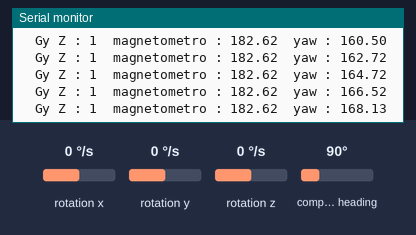
The sketch below on a simulated Arduino Uno, built with avr-gcc and run on an emulated ATmega328P. Parts: the last lines printed to the serial monitor. Wiring (inferred from the names in the program): HMC5883L compass at I2C address 0x1E; ADXL345 accelerometer at I2C address 0x53; ITG-3200 gyroscope at I2C address 0x68. Inputs (shaded band) come from the test bench; at power-on: rotation z 0 °/s, rotation x 0 °/s, rotation y 0 °/s, compass heading 90°.

Above: at 1.2 s.
1.3 s: rotation z set to -2 °/s
At 1.34 s:
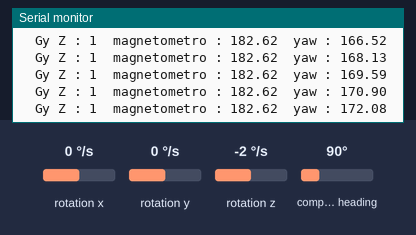
4.3 s: rotation z set to -192 °/s
At 4.3 s:
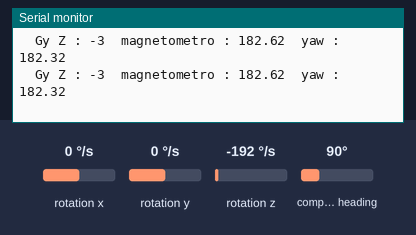
7.3 s: rotation z set to 0 °/s
At 7.32 s:
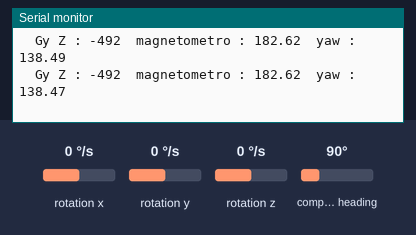
10.3 s: rotation z set to -100 °/s
At 10.44 s:
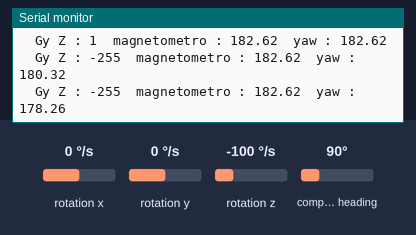
13.3 s: rotation z set to 4 °/s
At 13.3 s:
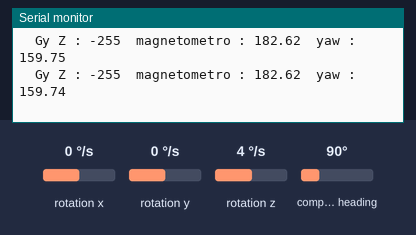
16.3 s: rotation z set to 100 °/s
At 16.33 s:
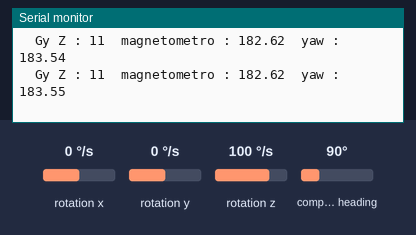
Timing chart, 0 to 19.3 s (numbered marks = the images above; inputs shaded):
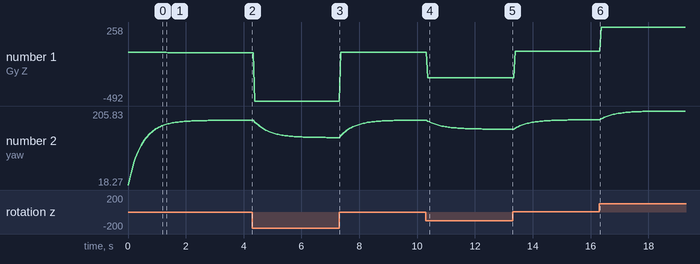

Measured:
- after the input at 10.3 s, the serial monitor: prints a new line after 0.07 s (image 4)
- plotted number 1: 1 → -3 after the input at 1.3 s, -3 → -492 after the input at 4.3 s, -492 → 1 after the input at 7.3 s, 1 → -255 after the input at 10.3 s, -255 → 11 after the input at 13.3 s
- plotted number 2: 170.9 → 182.32 after the input at 1.3 s, 182.32 → 138.49 after the input at 4.3 s, 138.49 → 182.61 after the input at 7.3 s, 182.61 → 159.74 after the input at 10.3 s, 159.74 → 183.54 after the input at 13.3 s

The sketch:

tesis_prueba_filtrocomplementario_Magnetometro.ino
```cpp
//From http://www.varesano.net//
#include <Wire.h> // I2C library, gyroscope
#include <HMC5883L.h>
// Store our compass as a variable.
HMC5883L compass;
// Record any errors that may occur in the compass.
// Gyroscope ITG3200
#define GYRO 0x68 //  when AD0 is connected to GND ,gyro address is 0x68.
//#define GYRO 0x69  // when AD0 is connected to VCC ,gyro address is 0x69
#define G_SMPLRT_DIV 0x15
#define G_DLPF_FS 0x16
#define G_INT_CFG 0x17
#define G_PWR_MGM 0x3E
#define G_TO_READ 8 // 2 bytes for each axis x, y, z
// offsets are chip specific.
//**************Acelerometro
#define ACC (0xA7>>1)    //ADXL345 ACC address
#define A_TO_READ (6)        //num of bytes we are going to read each time (two bytes for each axis)

float den_x,den_y,den_z;
int hx,hy,hz;
int acc[3];
int error;
float ang_x; //rho
float ang_y; //phi
float ang_z; //tetha
//**************

int g_offx = 64; //120
int g_offy = 34; //20
int g_offz = 8; //93
int hxx, hyy, hzz, turetemp;
int prev_hx, prev_hy, prev_hz;
float roll,pitch, yaw; //x,y,z
int roll2,pitch2, yaw2; //x,y,z
//initializes the gyroscope
float Angle[2];
float head;
//**************Acelerometro

void initAcc() {
//Turning on the ADXL345
writeTo(ACC, 0x2D, 1<<3);
writeTo(ACC, 0x31, 0x0B);
writeTo(ACC, 0x2C, 0x09);
//by default the device is in +-2g range reading
}
void getAccelerometerData(int * result) {
int regAddress = 0x32;    //first axis-acceleration-data register on the ADXL345
byte buff[A_TO_READ];
readFrom(ACC, regAddress, A_TO_READ, buff); //read the acceleration data from the ADXL345
//each axis reading comes in 10 bit resolution, ie 2 bytes.  Least Significat Byte first!!
//thus we are converting both bytes in to one int
result[0] = (((int)buff[1]) << 8) | buff[0];
result[1] = (((int)buff[3])<< 8) | buff[2];
result[2] = (((int)buff[5]) << 8) | buff[4];
}

//**************
// Declaración de variables para muestras de la velocidad
unsigned long time=0;
int sampleTime=100;


void initGyro()
{
 writeTo(GYRO, G_PWR_MGM, 0x00);
 writeTo(GYRO, G_SMPLRT_DIV, 0x07); // EB, 50, 80, 7F, DE, 23, 20, FF
 writeTo(GYRO, G_DLPF_FS, 0x1E); // +/- 2000 dgrs/sec, 1KHz, 1E, 19
 writeTo(GYRO, G_INT_CFG, 0x00);
}
void getGyroscopeData(int * result)
{
 int regAddress = 0x1B;
 int temp, x, y, z;
 byte buff[G_TO_READ];
 readFrom(GYRO, regAddress, G_TO_READ, buff); //read the gyro data from the ITG3200
 result[0] = ((buff[2] << 8) | buff[3]) + g_offx;
 result[1] = ((buff[4] << 8) | buff[5]) + g_offy;
 result[2] = ((buff[6] << 8) | buff[7]) + g_offz;
 result[3] = (buff[0] << 8) | buff[1]; // temperature
 }
 //
void setup()
{
 Serial.begin(9600);
 Wire.begin();
 initAcc();
 initGyro();
 compass = HMC5883L(); // Construct a new HMC5883 compass.
 error = compass.SetScale(1.3); // Set the scale of the compass.

 error = compass.SetMeasurementMode(Measurement_Continuous); // Set the measurement mode to Continuous
}
//
void loop()
{
 byte addr;
 int gyro[4];

 //**********Lectura del acelerometro
 head = get_yaw();
 //**********

 getGyroscopeData(gyro);
 hxx = gyro[0] / 5.59;
 hyy = gyro[1] / 5.59;
 hzz = gyro[2] / 5.59;

// //Aplicar el Filtro Complementario
  yaw = 0.9 *(yaw+hzz*0.010) + 0.1*head;

 Serial.print("  Gy Z : ");
 Serial.print(hzz);
 Serial.print("  magnetometro : ");
 Serial.print(head);
 Serial.print("  yaw : ");
 Serial.println(yaw);
 delay(10);
}
//---------------- Functions
//Writes val to address register on ACC
void writeTo(int DEVICE, byte address, byte val) {
  Wire.beginTransmission(DEVICE); //start transmission to ACC
  Wire.write(address);        // send register address
  Wire.write(val);        // send value to write
  Wire.endTransmission(); //end transmission
}
//reads num bytes starting from address register on ACC in to buff array
 void readFrom(int DEVICE, byte address, int num, byte buff[]) {
 Wire.beginTransmission(DEVICE); //start transmission to ACC
 Wire.write(address);        //sends address to read from
 Wire.endTransmission(); //end transmission

 Wire.beginTransmission(DEVICE); //start transmission to ACC
 Wire.requestFrom(DEVICE, num);    // request 6 bytes from ACC

 int i = 0;
 while(Wire.available())    //ACC may send less than requested (abnormal)
 {
   buff[i] = Wire.read(); // receive a byte
   i++;
 }
 Wire.endTransmission(); //end transmission
}

float get_yaw(){
  MagnetometerRaw raw = compass.ReadRawAxis();
  // Retrived the scaled values from the compass (scaled to the configured scale).
  MagnetometerScaled scaled = compass.ReadScaledAxis();

  // Values are accessed like so:
  int MilliGauss_OnThe_XAxis = scaled.XAxis;// (or YAxis, or ZAxis)

  // Calculate heading when the magnetometer is level, then correct for signs of axis.
  float heading = atan2(scaled.YAxis, scaled.XAxis);

  float declinationAngle = 0.0457;
  heading += declinationAngle;

  // Correct for when signs are reversed.
  if(heading < 0)
    heading += 2*PI;

  // Check for wrap due to addition of declination.
  if(heading > 2*PI)
    heading -= 2*PI;

  // Convert radians to degrees for readability.
  float headingDegrees = heading * 180/M_PI;

  return headingDegrees;
}
```
